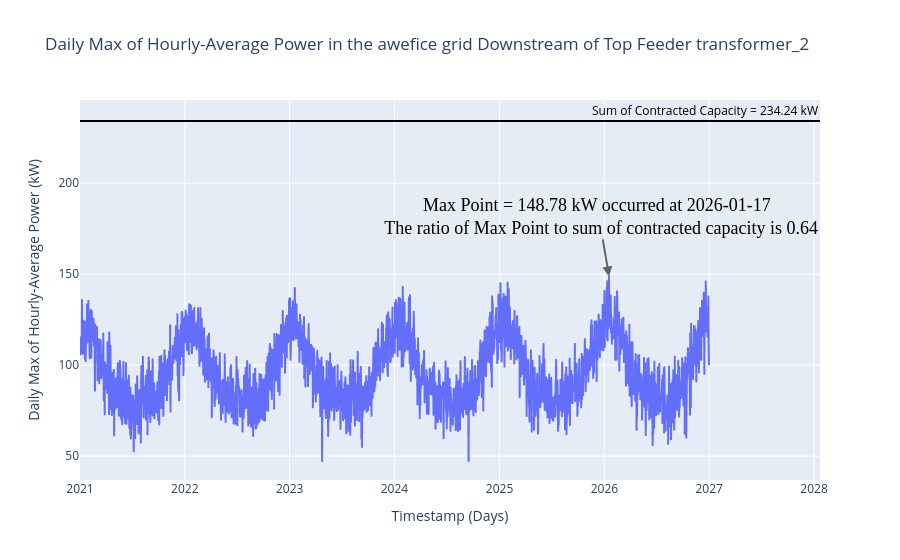

Source (notebook cell):
### Code cell
# plot the aggregated load and the sum of the MCB values.
fig = px.line(
    df_system_agg_daily,
    x="timestamp",
    y="sum_kWh",
    title="Daily Max of Hourly-Average Power in the {} grid Downstream of Top Feeder {} ".format(
        grid_id, top_feeder_transformer
    ),
    labels={
        "timestamp": "Timestamp (Days)",
        "sum_kWh": "Daily Max of Hourly-Average Power (kW)",
    },
)

# Add annotation to indicate the maximum point.
fig.add_annotation(
    x=df_system_agg_daily["timestamp"][df_system_agg_daily["sum_kWh"].idxmax()],
    y=df_system_agg_daily["sum_kWh"].max(),
    text="Max Point = {} kW occurred at {} <br> The ratio of Max Point to sum of contracted capacity is {}".format(
        round(df_system_agg_daily["sum_kWh"].max(), 2),
        df_system_agg_daily["timestamp"][
            df_system_agg_daily["sum_kWh"].idxmax()
        ].strftime("%Y-%m-%d"),
        round(
            (
                df_system_agg_daily["sum_kWh"].max()
                / df_meters["master_circuit_kW"].sum()
            ),
            2,
        ),
    ),
    arrowhead=2,
    arrowsize=1,
    arrowwidth=2,
    arrowcolor="#636363",
    ay=-60,
    font=dict(family="sans serif", size=18, color="black"),
)

# Add a horizontal line showing the sum of contracted capacity.
fig.add_hline(
    y=df_meters["master_circuit_kW"].sum(),
    annotation_text="Sum of Contracted Capacity = {} kW".format(
        round(df_meters["master_circuit_kW"].sum(), 2)
    ),
    annotation_position="top right",
    line_color="Black",
    annotation_font_color="Black",
)
fig.show()

### Figure 1 — Plotly figure (JSON) as saved in the notebook; plotly's stock layout.template omitted (floating-point values rounded to 4 significant figures; data arrays with more than 128 entries replaced by an {"elided": "..."} marker saying what was removed)
{"data": [{"hovertemplate": "Timestamp (Days)=%{x}<br>Daily Max of Hourly-Average Power (kW)=%{y}<extra></extra>", "legendgroup": "", "line": {"color": "#636efa", "dash": "solid"}, "marker": {"symbol": "circle"}, "mode": "lines", "name": "", "showlegend": false, "type": "scattergl", "x": {"elided": "2191 str values"}, "xaxis": "x", "y": {"elided": "2191 float values"}, "yaxis": "y"}], "layout": {"annotations": [{"arrowcolor": "#636363", "arrowhead": 2, "arrowsize": 1, "arrowwidth": 2, "ay": -60, "font": {"color": "black", "family": "sans serif", "size": 18}, "text": "Max Point = 148.78 kW occurred at 2026-01-17 <br> The ratio of Max Point to sum of contracted capacity is 0.64", "x": "2026-01-17T00:00:00", "y": 148.8}, {"font": {"color": "Black"}, "showarrow": false, "text": "Sum of Contracted Capacity = 234.24 kW", "x": 1, "xanchor": "right", "xref": "x domain", "y": 234.2, "yanchor": "bottom", "yref": "y"}], "legend": {"tracegroupgap": 0}, "shapes": [{"line": {"color": "Black"}, "type": "line", "x0": 0, "x1": 1, "xref": "x domain", "y0": 234.2, "y1": 234.2, "yref": "y"}], "title": {"text": "Daily Max of Hourly-Average Power in the awefice grid Downstream of Top Feeder transformer_2 "}, "xaxis": {"anchor": "y", "domain": [0.0, 1.0], "title": {"text": "Timestamp (Days)"}}, "yaxis": {"anchor": "x", "domain": [0.0, 1.0], "title": {"text": "Daily Max of Hourly-Average Power (kW)"}}}}
